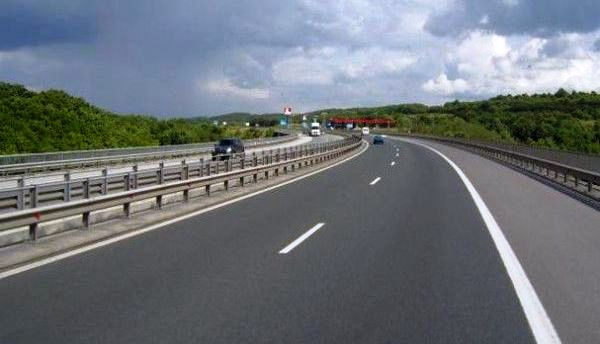
#> input picture test.jpg, 600 x 344 px
$ python test1.py
#> lines starting #> are read from the running program, lines starting #| are printed output that depends on the picture
import cv2

img = cv2.imread('test.jpg', 0)
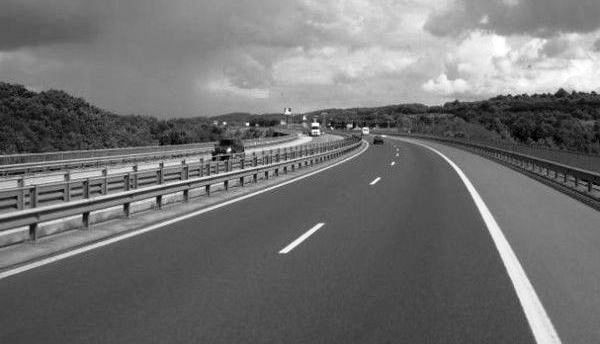
#> img: shape (344, 600); min 0, max 255, mean 114.1
cv2.imshow('Image', img)
ah= cv2.waitKey(0)
#> (key Esc is pressed here)

if ah == 27:
    cv2.destroyAllWindows()
